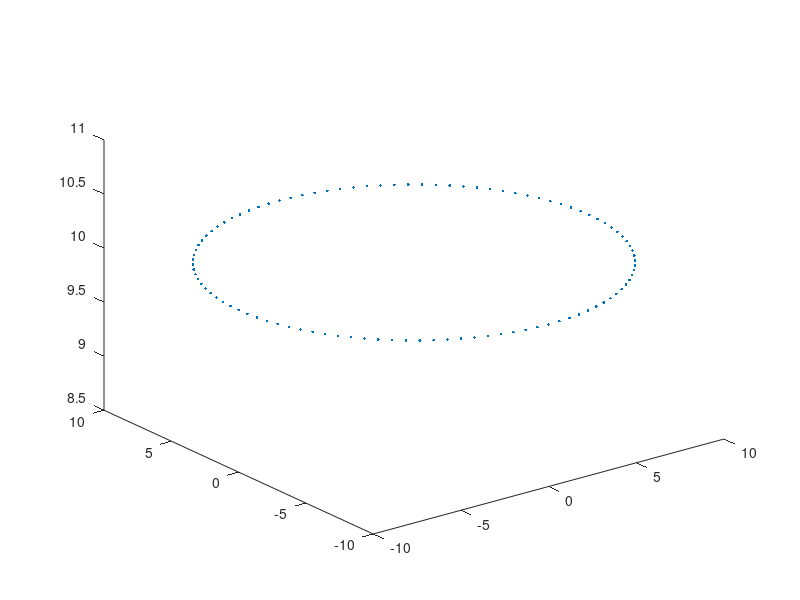

Reproduce this figure in MATLAB.
clear;







u = [0 0 -1].';

t1 = 10;
omega = 2*pi/t1;
t = 0:.1:t1;
r0 = [10 0 10].';

r(:,1) = r0;

for n=2:length(t)
    mu = omega*t(n);
q = [cos(mu/2);u*sin(mu/2)];
v = q(2:4);
I = eye(3);

q1 = q(2);q2 = q(3);q3=q(4);q0 = q(1);
K = [0 -q3 q2; q3 0 -q1;-q2 q1 0];

a = q0^2 - (q1^2 + q2^2 + q3^2);

R0 = [q0^2 + q1^2-q2^2-q3^2 2*(q1*q2-q0*q3) 2*(q1*q3+q0*q2)
    2*(q1*q2+q0*q3) q0^2 - q1^2+q2^2-q3^2 2*(q2*q3-q0*q1)
    2*(q1*q3-q0*q2) 2*(q2*q3+q0*q1) q0^2 - q1^2-q2^2+q3^2];


%a = (2*q0^2-1)
R = a*I + 2*(v*v.') + 2*q0*K;

r(:,n) = R*r0;

end


figure;
plot3(r(1,:),r(2,:),r(3,:),'.');


mu = pi/4;
q = [cos(mu/2);u*sin(mu/2)];
v = q(2:4);
I = eye(3);

q1 = q(2);q2 = q(3);q3=q(4);q0 = q(1);
K = [0 -q3 q2; q3 0 -q1;-q2 q1 0];

a = q0^2 - (q1^2 + q2^2 + q3^2);
R = a*I + 2*(v*v.') + 2*q0*K;
